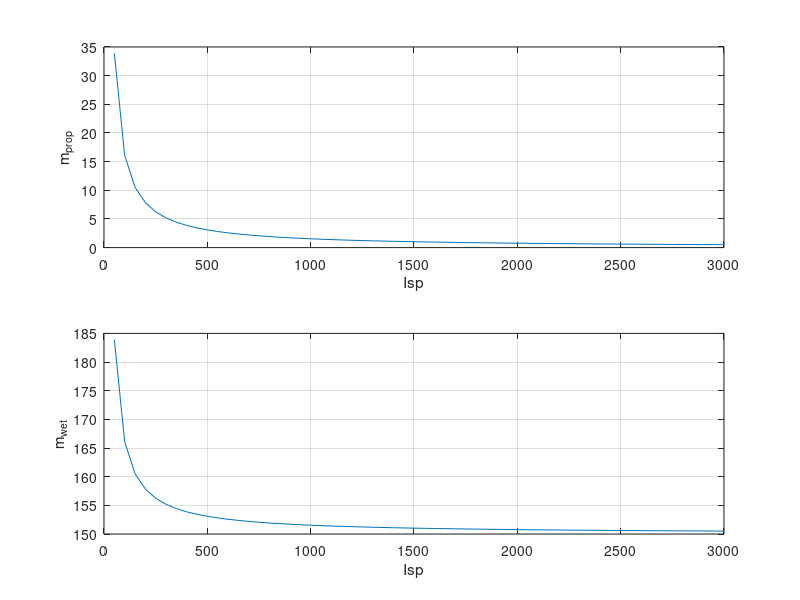

Reproduce this figure in MATLAB.
clc; clear all;

Isp = 50:50:3000; %s
deltaV = 100; %m/s
m_dry = 150; %kg
g = 9.81; %m/s^2

N = length(Isp);
m_prop = zeros(1, N);
m_wet = zeros(1,N);

for i=1:1:N
    m_prop(i) = m_dry*(exp(deltaV/(Isp(i)*g))-1);
    m_wet(i) = m_prop(i)/(1-exp(-deltaV/(Isp(i)*g)));
end

figure;
subplot(2,1,1);
plot(Isp, m_prop);
xlabel('Isp');
ylabel('m_{prop}');
grid('on');

subplot(2,1,2);
plot(Isp, m_wet);
xlabel('Isp');
ylabel('m_{wet}');
grid('on');
